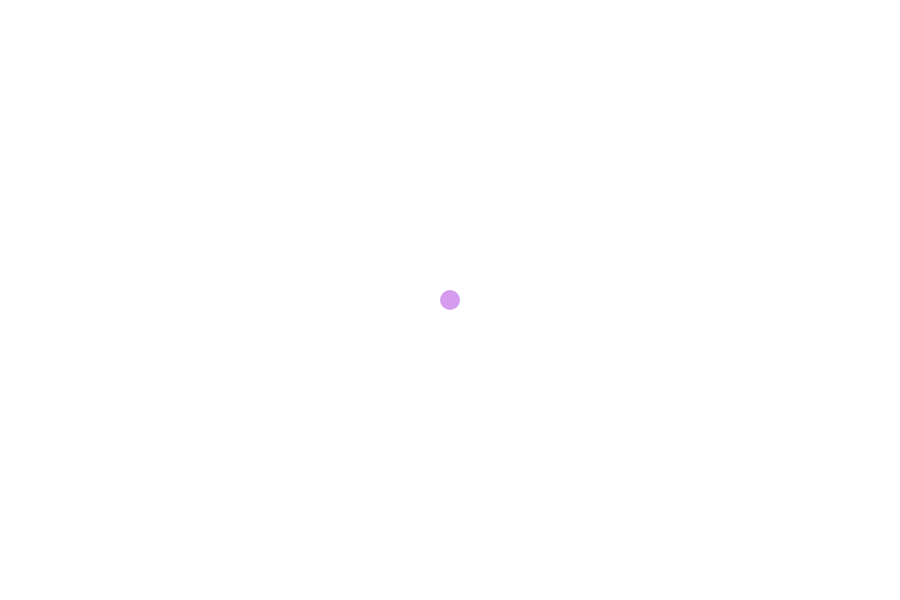
Frame 1 (no input)
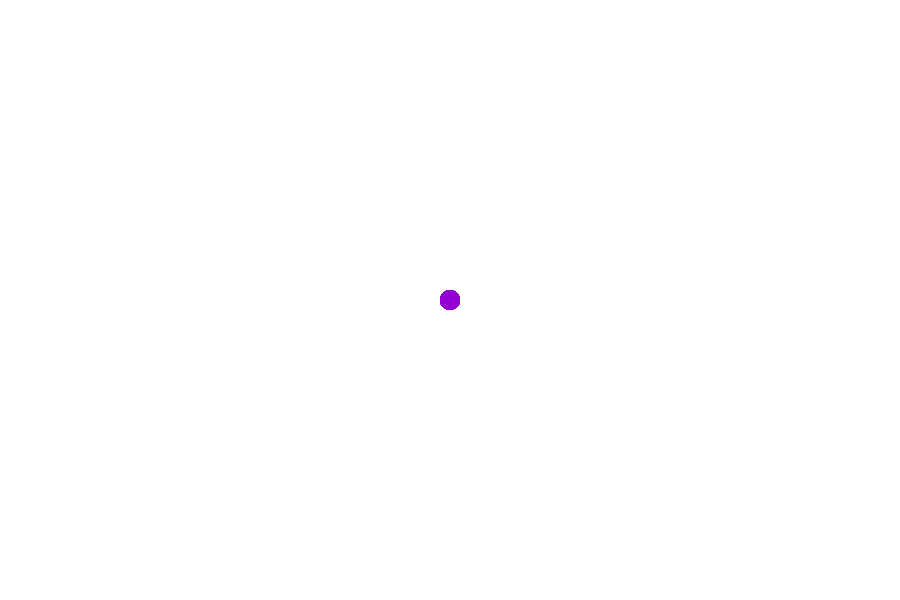
Frame 60 (no input)
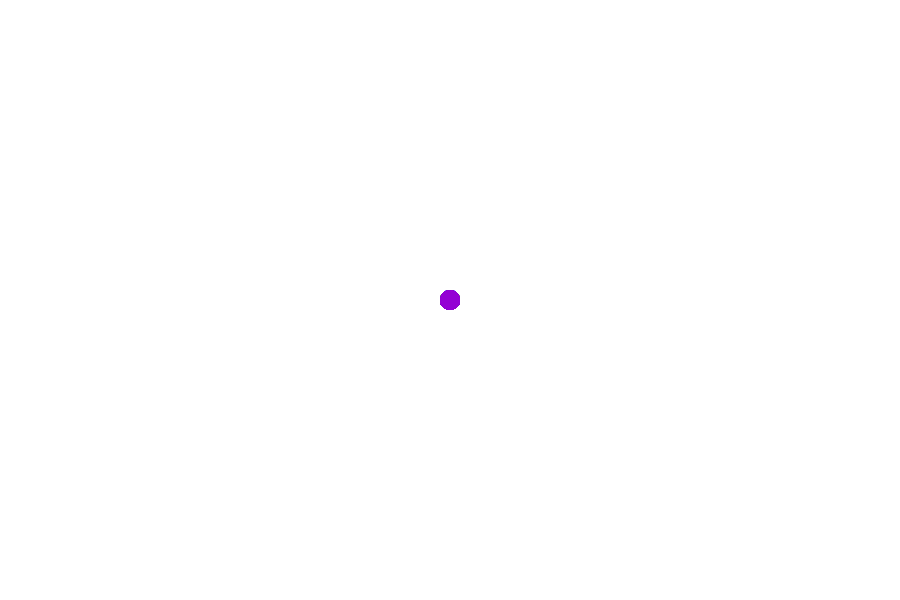
Frame 120 (the mouse pressed at the canvas centre since frame 60)

The p5.js sketch that drew these frames (run headless with seeded random() and noise() and a simulated clock; from frame 60 on, the mouse is pressed at the canvas centre):

// p5.js sketch
// ── sketch.js
let canvasWidth = 900;
let canvasHeight = 600;
let circleRadius = 10; // Radio inicial del círculo
let isMoving = false; // Variable para controlar el movimiento
let colors = []; // Arreglo de colores del arcoíris
let currentColor = 0; // Índice del color actual
let circleX, circleY; // Posición del círculo

function setup() {
  createCanvas(canvasWidth, canvasHeight);
  background(255); // Fondo blanco
  noStroke(); // Sin borde en el círculo
  frameRate(60); // Velocidad de dibujo

  // Llenar el arreglo de colores del arcoíris
  colors.push(color(148, 0, 211, 100)); // Violeta
  colors.push(color(75, 0, 130, 100)); // Índigo
  colors.push(color(0, 0, 255, 100)); // Azul
  colors.push(color(0, 255, 0, 100)); // Verde
  colors.push(color(255, 255, 0, 100)); // Amarillo
  colors.push(color(255, 127, 0, 100)); // Naranja
  colors.push(color(255, 0, 0, 100)); // Rojo

  // Inicializar la posición del círculo en el centro del canvas
  circleX = width / 2;
  circleY = height / 2;
}

function draw() {
  // Dibujar el círculo con el color actual
  fill(colors[currentColor]);
  ellipse(circleX, circleY, circleRadius * 2);

  // Movimiento al hacer clic
  if (isMoving) {
    circleX = mouseX;
    circleY = mouseY;
  }
}

function mouseClicked() {
  isMoving = !isMoving; // Cambiar el estado de movimiento al hacer clic
  currentColor = (currentColor + 1) % colors.length; // Cambiar al siguiente color del arcoíris
}
